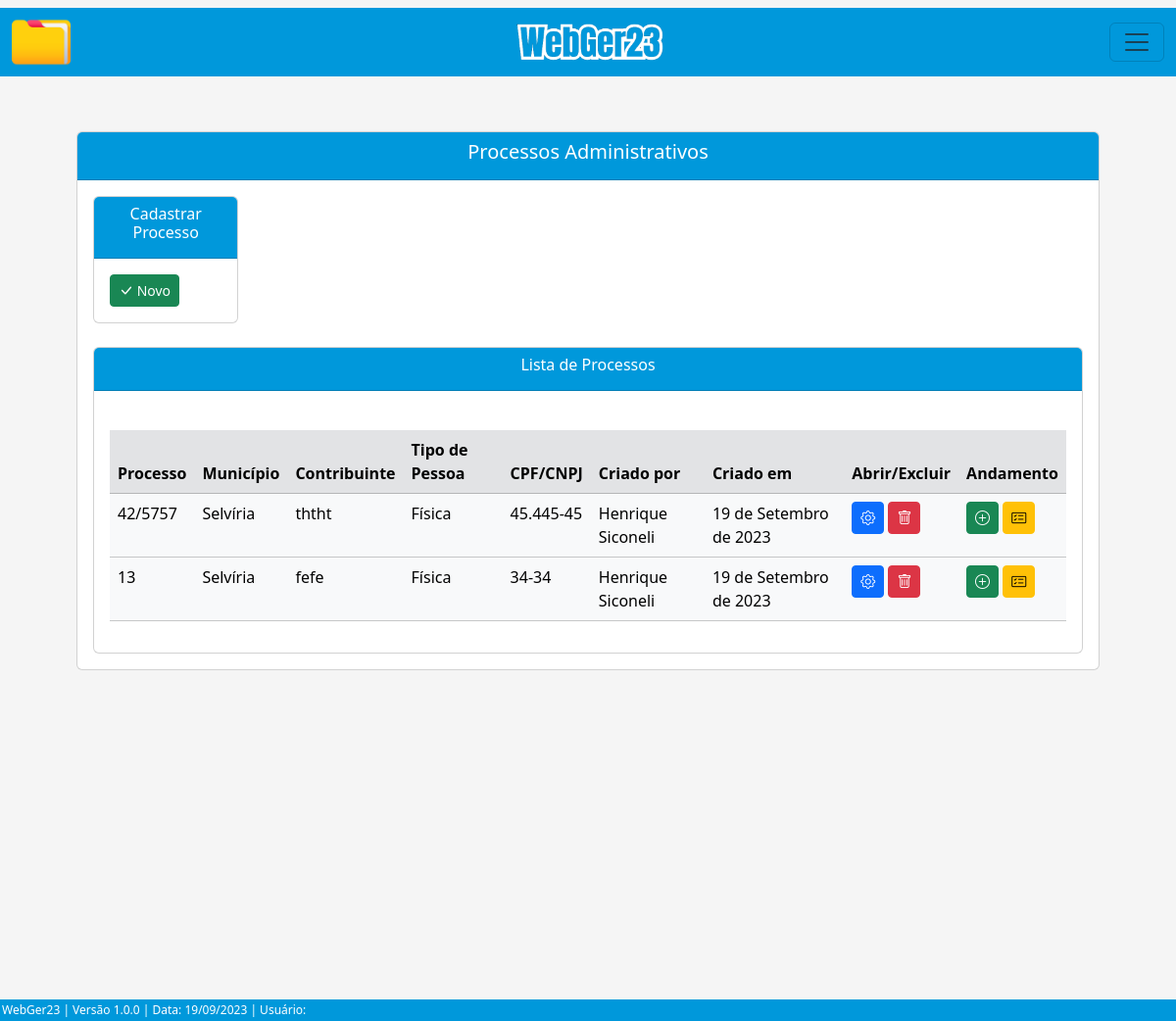
The page /listar/processo-adm/ on the database its author committed.
### processo/models.py (models this page shows, shortened)
class Base(models.Model): # Classe base, será herdada pelas outras classes
    data_criacao = models.DateField('data_criação', auto_now_add=True)
    data_alteracao = models.DateField('Alterado', auto_now=True)
    ativo = models.BooleanField('Ativo?', default=True)
    class Meta:
        abstract = True

class ProcessoAdm(Base):
    ufs = (
        ('MS', 'MS'), ('MT', 'MT'), ('SP', 'SP'), ('RJ', 'RJ'),
    )
    municipios = (
        ('Selvíria', 'Selvíria'), ('Inocência', 'Inocência'),
    )
    tipo_pessoas = (
        ('Física', 'Física'), ('Jurídica', 'Jurídica'),
    )
    criador_processo_adm = models.ForeignKey(get_user_model(), verbose_name='Usuário Criador', on_delete=models.CASCADE) # Usuário que criou o processo, utilizando chave primária com o get_user_model do django, para utilizar o usuário logado automaticamente
    numero = models.CharField(unique=True, verbose_name='N°', max_length=10) # Número do processo
    municipio = models.CharField(max_length=50, choices=municipios, verbose_name='Município') # Município
    uf = models.CharField(max_length=2, choices=ufs) # UF
    data_inicial = models.DateField(blank=True, null=True) # Data Inicial do Período do processo
    data_final = models.DateField(blank=True, null=True) # Data final do Período do processo
    data_div_ativa = models.DateField(blank=True, null=True) # Data dívida ativa
    valor_atributo = models.CharField(max_length=14, blank=True, null=True)  # Valor do atributo
    valor_multa = models.CharField(max_length=14, blank=True, null=True) # Valor da multa
    valor_credito = models.CharField(max_length=14, blank=True, null=True) # Valor do crédito
    valor_atualizado = models.CharField(max_length=14, blank=True, null=True) # Valor do atualizado
    data_valor_atualizado = models.DateField(blank=True, null=True) # Data valor atualizado
    nome_contribuinte = models.CharField(max_length=50)  # Nome / Razão Social
    tipo_pessoa = models.CharField(max_length=50, choices=tipo_pessoas) # Física / Jurídica
    documento = models.CharField(max_length=20, verbose_name='CPF/CNPJ', unique=True) # CPF / CNPJ
    nome_fantasia = models.CharField(max_length=50, blank=True, null=True) # Nome Fantasia
    email = models.EmailField(max_length=50, blank=True, null=True) # E-mail
    endereco = models.CharField(max_length=150) # Rua
    complemento = models.CharField(max_length=50, blank=True, null=True) # Complemento
    municipio_contribuinte = models.CharField(max_length=50, blank=True, null=True) # Município Contribuinte
    uf_contribuinte = models.CharField(max_length=2, choices=ufs, verbose_name='UF', blank=True, null=True) # UF Contribuinte
    cep = models.CharField(max_length=10, blank=True, null=True) # CEP
    telefone = models.CharField(max_length=20, blank=True, null=True) # Telefone
    celular = models.CharField(max_length=20, blank=True, null=True) # Celular

### processo/views.py (the view)
# urls.py: path('listar/processo-adm/', ProcessoAdmList.as_view(), name='proc-adm-list'),
class ProcessoAdmList(ListView):
    model = ProcessoAdm
    template_name = 'processos/lists/processo_adm_list.html'

### processo/templates/processos/lists/processo_adm_list.html (shortened to what this page needs)
{% extends 'index.html' %}
{% load static %}
{% block conteudo %}
    <div class="container p-5">
        <div class="card">
            <div class="card-header text-white" style="background-color: #0098DB;">
                <h5 style="text-align: center;">Processos Administrativos</h5>
            </div>
            <div class="card-body">
                <div class="row">
                    <div class="col">
                        <div class="card">
                            <div class="card-header text-white" style="background-color: #0098DB; text-align: center;" >
                            <h6>Cadastrar Processo</h6>
                            </div>
                            <div class="card-body">
                                <a href="{% url 'proc-adm-create' %}" class="btn btn-success btn-sm"><i class="bi bi-check-lg" style="font-size: 15px;"></i> Novo</a>
                            </div>
                        </div>
                    </div>
                    <div class="col">
                    </div>
                    <div class="col">
                    </div>
                    <div class="col">
                    </div>
                    <div class="col">
                    </div>
                    <div class="col">
                    </div>
                </div>
                <br>
                <div class="card">
                    <div class="card-header text-white" style="background-color: #0098DB; text-align: center;">
                    <h6>Lista de Processos</h6>
                    </div>
                    <div class="card-body">
                        <div class="table-responsive">
                            <br>
                            <table class="table table-hover table-light" id="tabela-listar">
                                <thead>
                                    <tr class="table-secondary">
                                        <th>Processo</th>
                                        <th>Município</th>
                                        <th>Contribuinte</th>
                                        <th>Tipo de Pessoa</th>
                                        <th>CPF/CNPJ</th>
                                        <th>Criado por</th>
                                        <th>Criado em</th>
                                        <th>Abrir/Excluir</th>
                                        <th>Andamento</th>
                                    </tr>
                                </thead>
                                <tbody>
                                    {% for processo in object_list %}
                                    <tr>
                                        <td>{{ processo.numero }}</td>
                                        <td>{{ processo.municipio }}</td>
                                        <td>{{ processo.nome_contribuinte }}</td>
                                        <td>{{ processo.tipo_pessoa }}</td>
                                        <td>{{ processo.documento }}</td>
                                        <td>{{ processo.criador_processo_adm.get_full_name }}</td>
                                        <td>{{ processo.data_criacao }}</td>
                                        <td>
                                            <a href="{% url 'proc-adm-update' processo.pk %}" class="btn btn-primary btn-sm"><i class="bi bi-gear" style="font-size: 15px;"></i></a>
                                            <a href="{% url 'proc-adm-delete' processo.pk %}" class="btn btn-danger btn-sm"><i class="bi bi-trash" style="font-size: 15px;"></i></a>
                                        </td>
                                        <td>
                                            <a href="{% url 'andamento-adm-create' processo.pk %}" class="btn btn-success btn-sm" ><i class="bi bi-plus-circle" style="font-size: 15px;"></i></a>
                                            <a href="{% url 'andamento-adm-list' processo.pk %}" class="btn btn-warning btn-sm"><i class="bi bi-card-checklist" style="font-size: 15px;"></i></a>
                                        </td>
                                    </tr>
                                    {% endfor %}
                                </tbody>
                            </table>
                        </div>
                    </div>
                </div>
            </div>
        </div>
    </div>
    <br><br><br><br><br><br><br><br><br><br><br><br>
{% endblock %}

### core/static/css/estilos.css (style rules this page uses)
body { background-color: whitesmoke; margin: 0; }

### rows shown on the page
ProcessoAdm: numero "42/5757", municipio "Selvíria", nome_contribuinte "ththt", tipo_pessoa "Física", documento "45.445-45", criador_processo_adm.get_full_name "Henrique Siconeli", data_criacao "19 de Setembro de 2023"
ProcessoAdm: numero "13", municipio "Selvíria", nome_contribuinte "fefe", tipo_pessoa "Física", documento "34-34", criador_processo_adm.get_full_name "Henrique Siconeli", data_criacao "19 de Setembro de 2023"
